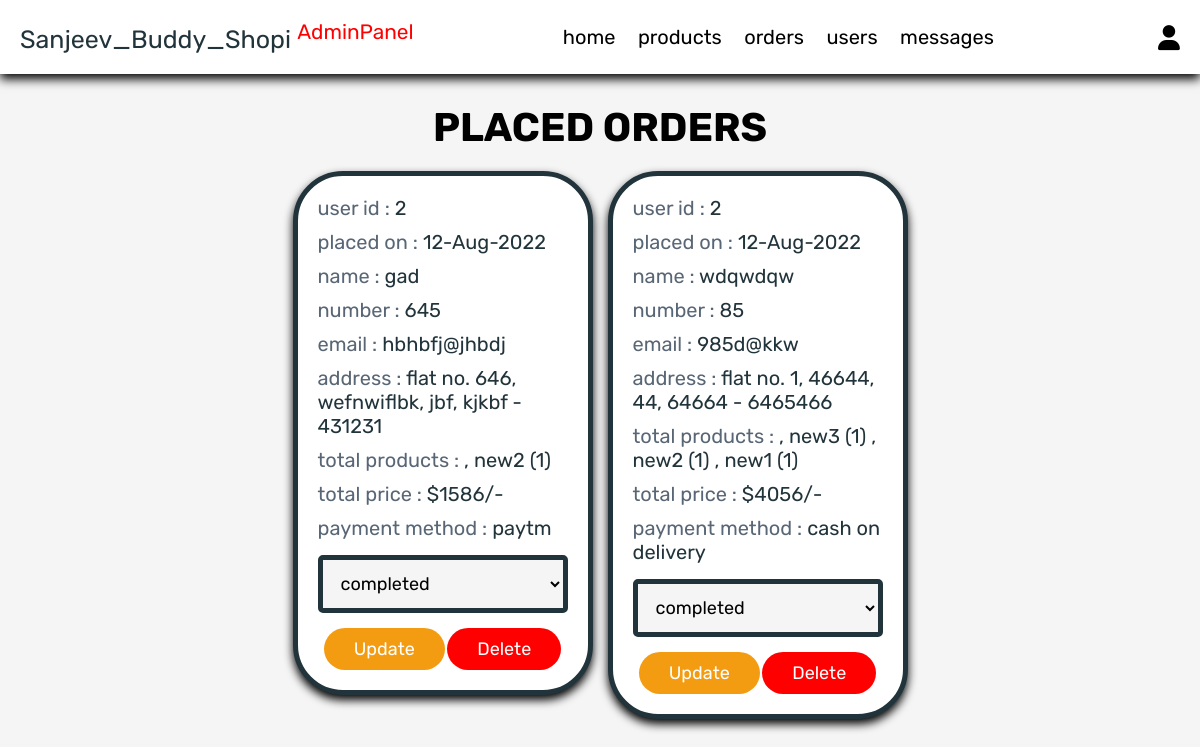
Page /admin_orders.php (signed in) on the committed database.
### tables this page shows
CREATE TABLE `orders` (
  `id` int(100) NOT NULL,
  `user_id` int(100) NOT NULL,
  `name` varchar(100) NOT NULL,
  `number` varchar(12) NOT NULL,
  `email` varchar(100) NOT NULL,
  `method` varchar(50) NOT NULL,
  `address` varchar(500) NOT NULL,
  `total_products` varchar(1000) NOT NULL,
  `total_price` int(100) NOT NULL,
  `placed_on` varchar(50) NOT NULL,
  `payment_status` varchar(20) NOT NULL DEFAULT 'pending'
);

### admin_orders.php (the view, shortened to what this page needs)
<?php
include 'config.php';
?>
<!DOCTYPE html>
<html lang="en">
<head>
   <link rel="stylesheet" href="https://cdnjs.cloudflare.com/ajax/libs/font-awesome/6.0.0/css/all.min.css">
   <link rel="stylesheet" href="css/Ad.css">
</head>
<body>
<?php include 'admin_header.php'; ?>
<section class="orders">
   <h1 class="title">placed orders</h1>
   <div class="box-container">
      <?php
      $select_orders = mysqli_query($conn, "SELECT * FROM `orders`") or die('query failed');
      if(mysqli_num_rows($select_orders) > 0){
         while($fetch_orders = mysqli_fetch_assoc($select_orders)){
      ?>
      <div class="box">
         <p> user id : <span><?php echo $fetch_orders['user_id']; ?></span> </p>
         <p> placed on : <span><?php echo $fetch_orders['placed_on']; ?></span> </p>
         <p> name : <span><?php echo $fetch_orders['name']; ?></span> </p>
         <p> number : <span><?php echo $fetch_orders['number']; ?></span> </p>
         <p> email : <span><?php echo $fetch_orders['email']; ?></span> </p>
         <p> address : <span><?php echo $fetch_orders['address']; ?></span> </p>
         <p> total products : <span><?php echo $fetch_orders['total_products']; ?></span> </p>
         <p> total price : <span>$<?php echo $fetch_orders['total_price']; ?>/-</span> </p>
         <p> payment method : <span><?php echo $fetch_orders['method']; ?></span> </p>
         <form action="" method="post">
            <select name="update_payment">
               <option value="" selected disabled><?php echo $fetch_orders['payment_status']; ?></option>
            </select>
            <input type="submit" value="update" name="update_order" class="option-btn">
            <a href="admin_orders.php?delete=<?php echo $fetch_orders['id']; ?>" onclick="return confirm('delete this order?');" class="delete-btn">delete</a>
         </form>
      </div>
      <?php
         }
      }else{
         echo '<p class="empty">no orders placed yet!</p>';
      }
      ?>
   </div>
</section>
</body>
</html>

### css/Ad.css (style rules this page uses)
:root { --primary:#22343b; --second:#48585f; --red:#ff0000; --orange:#f39c12; --black:rgb(0, 0, 0); --white:#fff; --light-color:rgb(88, 102, 117); --light-white:rgb(140, 181, 188); --light-bg:#f5f5f5; --border:.5rem solid var(--primary); --box-shadow:0 .5rem 1rem rgba(0,0,0,1); }
* { font-family: 'Rubik', sans-serif; margin:0; padding:0; box-sizing: border-box; outline: none; border:none; text-decoration: none; transition:all .2s linear; }
html { font-size: 62.5%; overflow-x: hidden; }
body { background-color: var(--light-bg); }
section { padding:3rem 2rem; }
.title { text-align: center; margin-bottom: 2rem; text-transform: uppercase; color:var(--black); font-size: 4rem; }
.btn, .option-btn, .delete-btn, .white-btn { display: inline-block; margin-top: 1rem; padding:1rem 3rem; cursor: pointer; color:var(--white); font-size: 1.8rem; border-radius: 5rem; text-transform: capitalize; }
.option-btn { background-color: var(--orange); }
.delete-btn { background-color: var(--red); }
.orders .box-container { display: grid; grid-template-columns: repeat(auto-fit, 30rem); justify-content: center; gap:1.5rem; max-width: 1200px; margin:0 auto; align-items: flex-start; }
.orders .box-container .box { background-color: var(--white); padding:2rem; border:var(--border); box-shadow: var(--box-shadow); border-radius: 5rem; }
.orders .box-container .box p { padding-bottom: 1rem; font-size: 2rem; color:var(--light-color); }
.orders .box-container .box p span { color:var(--primary); }
.orders .box-container .box form { text-align: center; }
.orders .box-container .box form select { border-radius: .5rem; margin:.5rem 0; width: 100%; background-color: var(--light-bg); border:var(--border); padding:1.2rem 1.4rem; font-size: 1.8rem; color:var(--black); }

### rows in the picture
orders: user "2", placed_on "12-Aug-2022", name "gad", number "645", email "hbhbfj@jhbdj", address "flat no. 646, wefnwiflbk, jbf, kjkbf - 431231", total_products ", new2 (1)", total_price "1586", method "paytm", update_payment "completed"
orders: user "2", placed_on "12-Aug-2022", name "wdqwdqw", number "85", email "985d@kkw", address "flat no. 1, 46644, 44, 64664 - 6465466", total_products ", new3 (1) , new2 (1) , new1 (1)", total_price "4056", method "cash on delivery", update_payment "completed"
